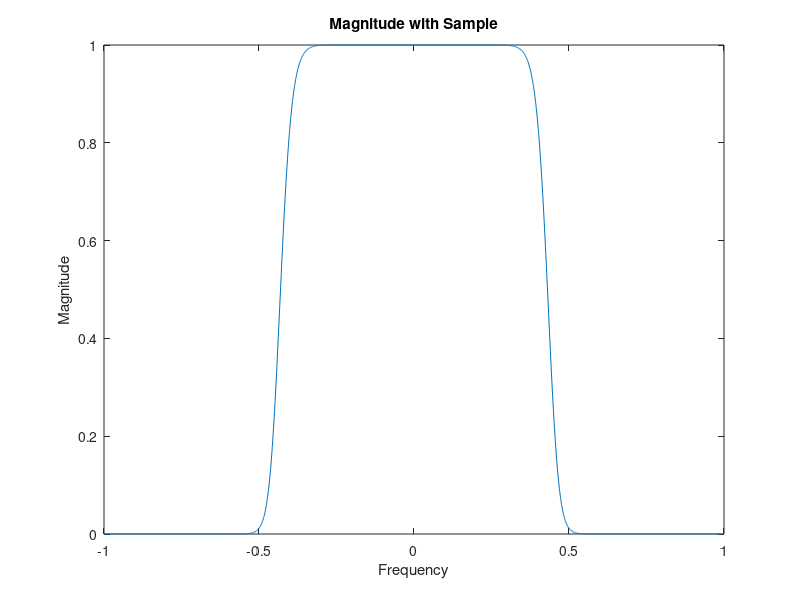
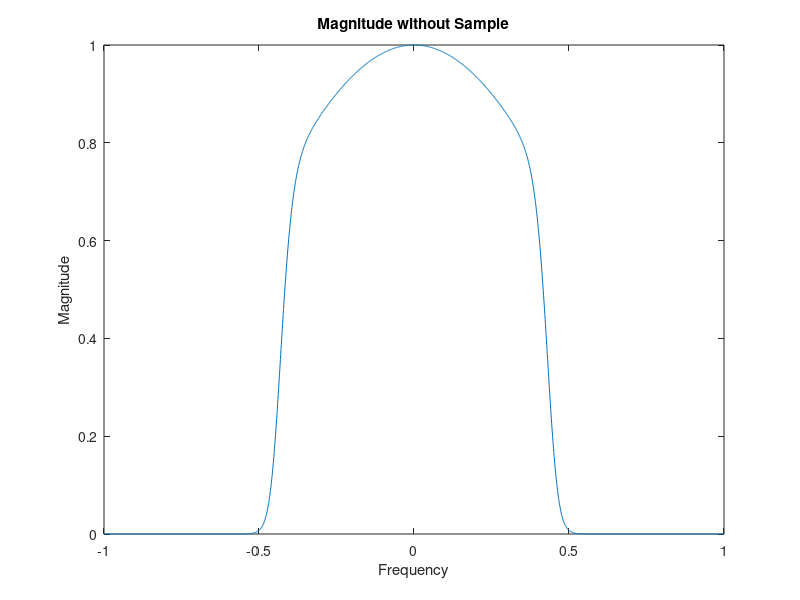

The MATLAB source for these figures, in order:
%Setting Parameters
Ts = 1; % Secs
fc = 0.45; %Hertz
fs = 1/Ts; %Hertz
N = 20; %Sampling
f = -1:.001:1; % Frequency range

%Fourier transform
P = Ts * abs(sinc(f./fs));

%Butterworth
Hb = 1./(1+(f./fc).^N);

%Without Sample and Hold
Hb_without = (Hb.^2);

%Final Expression
Hb_with = (Hb.^2).*abs(sinc(f./fs));

%Plot without Sample and Hold 
plot(f,Hb_without)
title ('Magnitude with Sample')
xlabel('Frequency')
ylabel ('Magnitude')
figure

%Plot with Sample and Hold
plot(f,Hb_with)
title ('Magnitude without Sample')
xlabel('Frequency')
ylabel ('Magnitude')
figure
